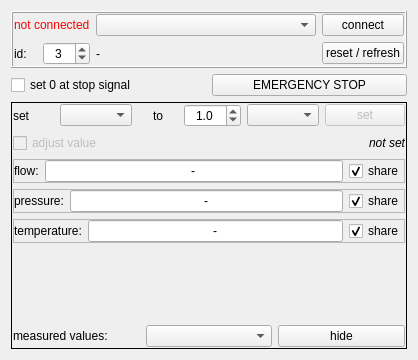
<?xml version="1.0" encoding="UTF-8"?>
<ui version="4.0">
 <class>elFlowWindow</class>
 <widget class="QWidget" name="elFlowWindow">
  <property name="geometry">
   <rect>
    <x>0</x>
    <y>0</y>
    <width>418</width>
    <height>360</height>
   </rect>
  </property>
  <property name="windowTitle">
   <string>Form</string>
  </property>
  <layout class="QGridLayout" name="gridLayout_7">
   <item row="0" column="0" colspan="2">
    <widget class="QFrame" name="frame_connection">
     <property name="frameShape">
      <enum>QFrame::Box</enum>
     </property>
     <property name="frameShadow">
      <enum>QFrame::Raised</enum>
     </property>
     <layout class="QGridLayout" name="gridLayout_4">
      <property name="leftMargin">
       <number>1</number>
      </property>
      <property name="topMargin">
       <number>1</number>
      </property>
      <property name="rightMargin">
       <number>1</number>
      </property>
      <property name="bottomMargin">
       <number>1</number>
      </property>
      <item row="0" column="4">
       <widget class="QPushButton" name="btn_connect">
        <property name="text">
         <string>connect</string>
        </property>
       </widget>
      </item>
      <item row="0" column="0" colspan="2">
       <widget class="QLabel" name="lbl_status">
        <property name="styleSheet">
         <string notr="true">color: red;</string>
        </property>
        <property name="text">
         <string>not connected</string>
        </property>
       </widget>
      </item>
      <item row="0" column="2" colspan="2">
       <widget class="QComboBox" name="cob_ports"/>
      </item>
      <item row="1" column="2">
       <widget class="QLabel" name="lbl_info">
        <property name="sizePolicy">
         <sizepolicy hsizetype="Expanding" vsizetype="Preferred">
          <horstretch>0</horstretch>
          <verstretch>0</verstretch>
         </sizepolicy>
        </property>
        <property name="text">
         <string>-</string>
        </property>
       </widget>
      </item>
      <item row="1" column="4">
       <widget class="QPushButton" name="btn_resetInfo">
        <property name="text">
         <string>reset / refresh</string>
        </property>
       </widget>
      </item>
      <item row="1" column="0">
       <widget class="QLabel" name="lbl_id_lbl">
        <property name="text">
         <string>id:</string>
        </property>
       </widget>
      </item>
      <item row="1" column="1">
       <widget class="QSpinBox" name="spb_id">
        <property name="alignment">
         <set>Qt::AlignCenter</set>
        </property>
        <property name="maximum">
         <number>128</number>
        </property>
        <property name="value">
         <number>3</number>
        </property>
       </widget>
      </item>
     </layout>
    </widget>
   </item>
   <item row="1" column="0">
    <widget class="QCheckBox" name="chb_setZeroAtStopSignal">
     <property name="text">
      <string>set 0 at stop signal</string>
     </property>
    </widget>
   </item>
   <item row="1" column="1">
    <widget class="QPushButton" name="btn_emergencyStop">
     <property name="text">
      <string>EMERGENCY STOP</string>
     </property>
    </widget>
   </item>
   <item row="2" column="0" colspan="2">
    <widget class="QFrame" name="frame_values">
     <property name="enabled">
      <bool>true</bool>
     </property>
     <property name="frameShape">
      <enum>QFrame::Box</enum>
     </property>
     <layout class="QGridLayout" name="gridLayout_9">
      <property name="leftMargin">
       <number>1</number>
      </property>
      <property name="topMargin">
       <number>1</number>
      </property>
      <property name="rightMargin">
       <number>1</number>
      </property>
      <property name="bottomMargin">
       <number>1</number>
      </property>
      <item row="0" column="0" colspan="2">
       <widget class="QFrame" name="frame_setValues">
        <layout class="QGridLayout" name="gridLayout_5">
         <property name="leftMargin">
          <number>0</number>
         </property>
         <property name="topMargin">
          <number>0</number>
         </property>
         <property name="rightMargin">
          <number>0</number>
         </property>
         <property name="bottomMargin">
          <number>0</number>
         </property>
         <item row="0" column="0">
          <widget class="QLabel" name="lbl_setValue_lbl">
           <property name="text">
            <string>set</string>
           </property>
          </widget>
         </item>
         <item row="0" column="1">
          <widget class="QComboBox" name="cob_setValue"/>
         </item>
         <item row="0" column="2">
          <widget class="QLabel" name="lbl_setTo_lbl">
           <property name="sizePolicy">
            <sizepolicy hsizetype="Preferred" vsizetype="Preferred">
             <horstretch>0</horstretch>
             <verstretch>0</verstretch>
            </sizepolicy>
           </property>
           <property name="text">
            <string>to</string>
           </property>
           <property name="alignment">
            <set>Qt::AlignCenter</set>
           </property>
          </widget>
         </item>
         <item row="0" column="3">
          <widget class="QDoubleSpinBox" name="dsp_setValue">
           <property name="alignment">
            <set>Qt::AlignCenter</set>
           </property>
           <property name="decimals">
            <number>1</number>
           </property>
           <property name="maximum">
            <double>999.000000000000000</double>
           </property>
           <property name="value">
            <double>1.000000000000000</double>
           </property>
          </widget>
         </item>
         <item row="0" column="4">
          <widget class="QComboBox" name="cob_setValueUnit"/>
         </item>
         <item row="0" column="5">
          <widget class="QPushButton" name="btn_setValue">
           <property name="enabled">
            <bool>false</bool>
           </property>
           <property name="text">
            <string>set</string>
           </property>
          </widget>
         </item>
         <item row="1" column="0" colspan="3">
          <widget class="QCheckBox" name="chb_adjustSetValue">
           <property name="enabled">
            <bool>false</bool>
           </property>
           <property name="text">
            <string>adjust value</string>
           </property>
          </widget>
         </item>
         <item row="1" column="3" colspan="3">
          <widget class="QLabel" name="lbl_setValueSet">
           <property name="font">
            <font>
             <italic>true</italic>
            </font>
           </property>
           <property name="text">
            <string>&lt;html&gt;&lt;head/&gt;&lt;body&gt;&lt;p&gt;not set&lt;/p&gt;&lt;/body&gt;&lt;/html&gt;</string>
           </property>
           <property name="alignment">
            <set>Qt::AlignRight|Qt::AlignTrailing|Qt::AlignVCenter</set>
           </property>
          </widget>
         </item>
        </layout>
       </widget>
      </item>
      <item row="1" column="0" colspan="2">
       <widget class="QFrame" name="frame_flow">
        <property name="frameShape">
         <enum>QFrame::StyledPanel</enum>
        </property>
        <property name="frameShadow">
         <enum>QFrame::Raised</enum>
        </property>
        <layout class="QGridLayout" name="gridLayout">
         <property name="leftMargin">
          <number>0</number>
         </property>
         <property name="topMargin">
          <number>0</number>
         </property>
         <property name="rightMargin">
          <number>0</number>
         </property>
         <property name="bottomMargin">
          <number>0</number>
         </property>
         <item row="0" column="0">
          <widget class="QLabel" name="lbl_flow_lbl">
           <property name="text">
            <string>flow:</string>
           </property>
          </widget>
         </item>
         <item row="0" column="1">
          <widget class="QLineEdit" name="txt_flow">
           <property name="text">
            <string>-</string>
           </property>
           <property name="alignment">
            <set>Qt::AlignCenter</set>
           </property>
           <property name="readOnly">
            <bool>true</bool>
           </property>
          </widget>
         </item>
         <item row="0" column="2">
          <widget class="QCheckBox" name="chb_shareFlow">
           <property name="text">
            <string>share</string>
           </property>
           <property name="checked">
            <bool>true</bool>
           </property>
          </widget>
         </item>
        </layout>
       </widget>
      </item>
      <item row="2" column="0" colspan="2">
       <widget class="QFrame" name="frame_pressure">
        <property name="frameShape">
         <enum>QFrame::StyledPanel</enum>
        </property>
        <property name="frameShadow">
         <enum>QFrame::Raised</enum>
        </property>
        <layout class="QGridLayout" name="gridLayout_2">
         <property name="leftMargin">
          <number>0</number>
         </property>
         <property name="topMargin">
          <number>0</number>
         </property>
         <property name="rightMargin">
          <number>0</number>
         </property>
         <property name="bottomMargin">
          <number>0</number>
         </property>
         <item row="0" column="0">
          <widget class="QLabel" name="lbl_pressure_lbl">
           <property name="text">
            <string>pressure:</string>
           </property>
          </widget>
         </item>
         <item row="0" column="1">
          <widget class="QLineEdit" name="txt_pressure">
           <property name="text">
            <string>-</string>
           </property>
           <property name="alignment">
            <set>Qt::AlignCenter</set>
           </property>
           <property name="readOnly">
            <bool>true</bool>
           </property>
          </widget>
         </item>
         <item row="0" column="2">
          <widget class="QCheckBox" name="chb_sharePressure">
           <property name="text">
            <string>share</string>
           </property>
           <property name="checked">
            <bool>true</bool>
           </property>
          </widget>
         </item>
        </layout>
       </widget>
      </item>
      <item row="3" column="0" colspan="2">
       <widget class="QFrame" name="frame_temperature">
        <property name="frameShape">
         <enum>QFrame::StyledPanel</enum>
        </property>
        <property name="frameShadow">
         <enum>QFrame::Raised</enum>
        </property>
        <layout class="QGridLayout" name="gridLayout_3">
         <property name="leftMargin">
          <number>0</number>
         </property>
         <property name="topMargin">
          <number>0</number>
         </property>
         <property name="rightMargin">
          <number>0</number>
         </property>
         <property name="bottomMargin">
          <number>0</number>
         </property>
         <item row="0" column="0">
          <widget class="QLabel" name="lbl_temperature_lbl">
           <property name="text">
            <string>temperature:</string>
           </property>
          </widget>
         </item>
         <item row="0" column="1">
          <widget class="QLineEdit" name="txt_temperature">
           <property name="text">
            <string>-</string>
           </property>
           <property name="alignment">
            <set>Qt::AlignCenter</set>
           </property>
           <property name="readOnly">
            <bool>true</bool>
           </property>
          </widget>
         </item>
         <item row="0" column="2">
          <widget class="QCheckBox" name="chb_shareTemperature">
           <property name="text">
            <string>share</string>
           </property>
           <property name="checked">
            <bool>true</bool>
           </property>
          </widget>
         </item>
        </layout>
       </widget>
      </item>
      <item row="4" column="0" colspan="2">
       <widget class="QFrame" name="frame_measuredValues">
        <property name="frameShape">
         <enum>QFrame::NoFrame</enum>
        </property>
        <property name="frameShadow">
         <enum>QFrame::Raised</enum>
        </property>
        <layout class="QGridLayout" name="gridLayout_6">
         <property name="leftMargin">
          <number>0</number>
         </property>
         <property name="topMargin">
          <number>0</number>
         </property>
         <property name="rightMargin">
          <number>0</number>
         </property>
         <property name="bottomMargin">
          <number>0</number>
         </property>
         <item row="1" column="0">
          <widget class="QLabel" name="lbl_measuredValues_lbl">
           <property name="text">
            <string>measured values:</string>
           </property>
          </widget>
         </item>
         <item row="1" column="1">
          <widget class="QComboBox" name="cob_measuredValues"/>
         </item>
         <item row="1" column="2">
          <widget class="QPushButton" name="btn_measuredValuesVisibility">
           <property name="text">
            <string>hide</string>
           </property>
          </widget>
         </item>
         <item row="0" column="1">
          <spacer name="verticalSpacer">
           <property name="orientation">
            <enum>Qt::Vertical</enum>
           </property>
           <property name="sizeHint" stdset="0">
            <size>
             <width>1</width>
             <height>1</height>
            </size>
           </property>
          </spacer>
         </item>
        </layout>
       </widget>
      </item>
     </layout>
    </widget>
   </item>
  </layout>
 </widget>
 <resources/>
 <connections/>
</ui>
